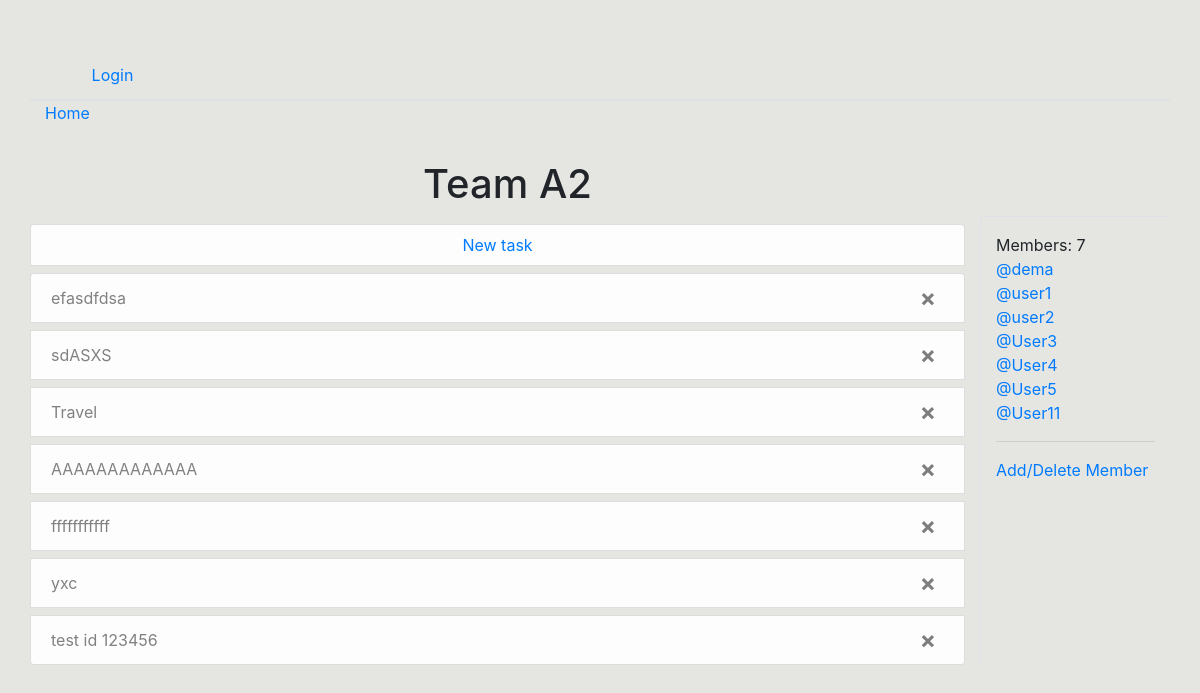
/rooms/10/, run on the app's committed database.
### base/models.py (models this page shows, shortened)
class Room(models.Model):
    host = models.ForeignKey(User, on_delete=models.SET_NULL, null=True)
    topic = models.ForeignKey(Topic, on_delete=models.SET_NULL, null=True)
    name = models.CharField(max_length=200)
    description = models.TextField(null=True, blank=True)
    participants = models.ManyToManyField(User, related_name='participants')
    updated = models.DateTimeField(auto_now=True)
    createed = models.DateTimeField(auto_now_add=True)
    class Meta:
        ordering = ['-updated', '-createed']
    def __str__(self):
        return self.name

class Task(models.Model):
    host = models.ForeignKey(User, on_delete=models.SET_NULL, null=True)
    hostroom = models.ForeignKey(Room, on_delete=models.SET_NULL, null=True)
    name = models.CharField(max_length=200, null=True)
    body = models.TextField(null=True, blank=True)
    updated = models.DateTimeField(auto_now=True)
    created = models.DateTimeField(auto_now_add=True)
    finish = models.BooleanField(default=False)

### base/views.py (the view)
# urls.py: path('rooms/<str:rom_id>/', views.roomsView, name='rooms'),
def roomsView(request, rom_id):
    rooms2 = Room.objects.get(id=rom_id)
    tasks = Task.objects.filter(hostroom_id=rom_id)
    participants = rooms2.participants.all() # rooms2 > room ?
    form = TaskForm()
    if request.method == 'POST':
        form = TaskForm(request.POST)
        if form.is_valid():
            new_task = form.save()
            return JsonResponse({'task': model_to_dict(new_task)}, status=200)
    context = {'rooms2': rooms2, 'participants': participants, 'tasks': tasks, 'form':form}
    return render(request, 'base/rooms.html', context)

### base/templates/base/rooms.html (shortened to what this page needs)
{% extends 'main.html' %}
{% load static %}
{% load crispy_forms_tags %}
{% block content %}
<div class="text-center">
    <div class="container">
        <div class="col-10">
                    <h1>{{rooms2.name}}</h1>
        </div>
        </div>
</div>
<div class="container">
    <div class="row">
    <div class="list-group col-10">
        <div class="list-group-item list-group-item-light mt-2 p-2 d-flex justify-content-center">
            <a href="" data-toggle="modal" data-target="#modalCreateTask">New task</a>
        </div>
        <div id="taskList">
        {% for task in tasks %}
         <div class="list-group-item list-group-item-light mt-2" data-id="{{ task.id }}" id="taskCard" style="{% if task.finish %} text-decoration: line-through {% endif %}">
            {{task.name}}
                <button type="button" class="close float-right mr-2">
                    <span aria-hidden="true">&times;</span>
                </button>
        </div>
        {% endfor %}
        </div>
    </div>
        <div class="col-2 border-top border-left pb-3">
            <div>
                <div class="mt-3">
                    <medium>Members: {{rooms2.participants.count}}</medium>
                </div>
                {% for participant in rooms2.participants.all %}
                <a href="#" class="building-link" data-toggle="modal" data-name="{{participant}}" data-target="#myModal">@{{ participant }}</a><br>
                {% endfor %}
                <hr>
                <a href="{% url 'update-room_2' rooms2.id %}">Add/Delete Member</a>
            </div>
        </div>
    </div>
</div>
{% endblock content %}

### static/css/style.css (style rules this page uses)
body { background-color: grey; }

### data on the page
Room: name "Team A2", participants.count "7"
Task: name "efasdfdsa"
Task: name "sdASXS"
Task: name "Travel"
Task: name "AAAAAAAAAAAAA"
Task: name "fffffffffff"
Task: name "yxc"
Task: name "test id 123456"

### other printed values
{{ participant }} "dema"
{{ participant }} "user1"
{{ participant }} "user2"
{{ participant }} "User3"
{{ participant }} "User4"
{{ participant }} "User5"
{{ participant }} "User11"
